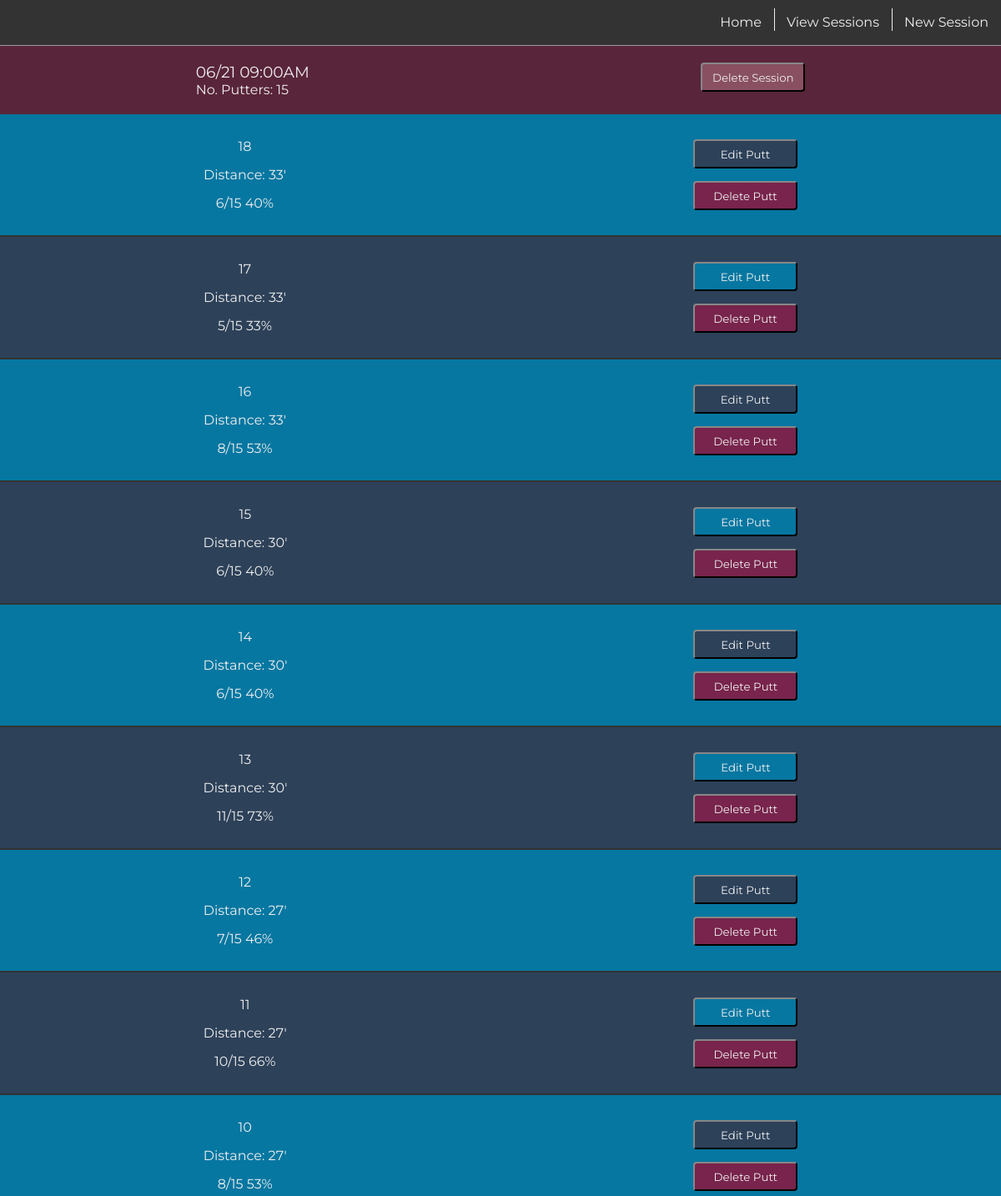
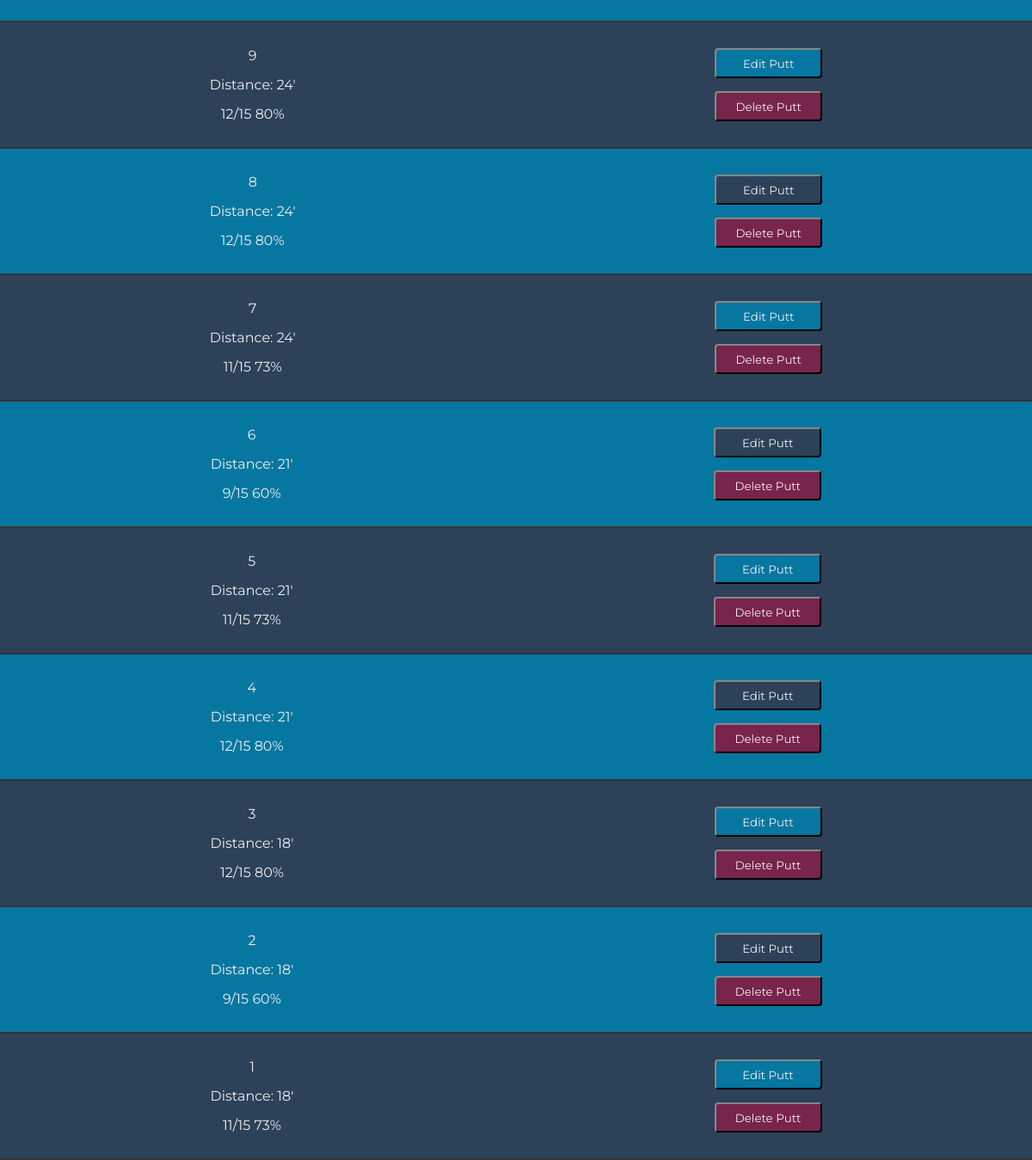
Page /puttsesh/view/2 (signed in) on the committed database (2 pictures, top to bottom).
### model.py (models this page shows)
class PuttSesh(Model):
    user = ForeignKeyField(User, field=User.username, on_delete='CASCADE')
    date = DateTimeField()
    no_putters = IntegerField()
    class Meta:
        database = db

class Putt(Model):
    putt_sesh = ForeignKeyField(PuttSesh, on_delete='CASCADE')
    putts_made = IntegerField()
    distance = IntegerField()
    class Meta:
        database = db

### main.py (the view, shortened to what this page needs)
@app.route('/puttsesh/view/<sesh_id>', methods=['GET', 'POST'])
@login_required
def view_puttsesh_single(sesh_id):
    single_session = PuttSesh.select().where(PuttSesh.id == sesh_id).get()
    associated_putts = Putt.select().where(Putt.putt_sesh == single_session)
    return render_template('view_puttsesh_single.jinja2',
                           single_session=single_session,
                           putts=associated_putts)

### main.py (called while the page is built)
def login_required(f):
    @wraps(f)
    def wrap(*args, **kwargs):
        if 'logged_in_user' in session:
            return f(*args, **kwargs)
        else:
            return redirect(url_for('login'))
    return wrap

### templates/view_puttsesh_single.jinja2 (shortened to what this page needs)
{% extends "base.jinja2" %}
{% block content %}
<div class='outer-container puttsesh-container'>
    <div class='view-single-header-container'>
        <div>
            <h3>{{ single_session.date.strftime('%m/%d %I:%M%p') }}</h3>
            <p>No. Putters:
                <span class='no_putters'>{{ single_session.no_putters }}</span>
            </p>
        </div>
        {% if session.get('current_sesh_id') != single_session.id %}
            <div puttsesh-id="{{ single_session.id }}">
                <button class="delete-session-button delete-button">Delete Session</button>
            </div>
        {% endif %}
    </div>
    <div class='putts-container'>
        {% for num in range((putts|length) - 1, -1, -1) %}
            <div class='single-putt-container'>
                <div class='single-putt-info'>
                    <p>{{ num + 1 }}
                    <p>Distance: {{ putts[num].distance }}'</p>
                    <p><span class='putts-made-{{putts[num].id}}'>{{ putts[num].putts_made }}</span>/{{ single_session.no_putters}}
                        {{ ((putts[num].putts_made / single_session.no_putters) * 100) | int }}%
                </div>
                <div class='edit-delete-container'>
                    <div class='putt-edit-container' puttsesh-id="{{ single_session.id }}" putt-id="{{ putts[num].id }}">
                        <button class='edit-button'>Edit Putt</button>
                    </div>
                    <div class='putt-delete-container' puttsesh-id="{{ single_session.id }}" putt-id="{{ putts[num].id }}">
                        <button class="delete-button">Delete Putt</button>
                    </div>
                </div>
            </div>
        {% endfor %}
    </div>
</div>
{% endblock content %}

### static/css/main.css (style rules this page uses)
:root { --main-box-shadow: 1px 1px 3px 0px rgba(51, 51, 51, 0.15); --white-font: #efefef; --dark-grey-font: #333; --grey-font: #666; --light-grey-font: #ddd; --first-color: #59253a; --second-color: #78244c; --third-color: #895061; --fourth-color: #0677a1; --fifth-color: #2d4159; --transition-time: 300ms; --header-padding: 20px 0; --header-left-margin: 0 0 0 8.25vw; }
* { box-sizing: border-box; color: var(--white-font); font-family: 'Montserrat'; font-weight: normal; margin: 0; padding: 0; }
body { background: var(--dark-grey-font); }
.outer-container { align-items: center; display: flex; flex-direction: column; }
.puttsesh-container, .new-puttsesh-container { align-items: center; display: flex; flex-direction: column; }
.view-single-header-container { background: var(--first-color); display: flex; justify-content: space-around; padding: var(--header-padding); width: 100%; }
.putts-container { width: 100% }
.single-putt-container { align-items: center; background: var(--fourth-color); border-bottom: solid 2px var(--dark-grey-font); display: flex; justify-content: space-around; padding: 15px 0; transition: 300ms; width: 100%; }
.single-putt-container:nth-child(even) { background: var(--fifth-color); }
.single-putt-info { text-align: center; }
.single-putt-info p { margin: 5px 0; padding: 5px 0; }
.putt-edit-container, .putt-delete-container { margin: 15px 0; }
.delete-button, .edit-button, .delete-session-button { background: var(--second-color); border-radius: 4px; border: outset 2px var(--dark-grey-font); color: var(--white-font); height: 35px; padding: 5px 10px; text-decoration: none; transition: var(--transition-time); width: 125px; }
.delete-session-button { background: var(--third-color); }
.edit-button { background: var(--fifth-color); }
.single-putt-container:nth-child(even) .edit-button { background: var(--fourth-color); }

### rows in the picture
PuttSesh: date "06/21 09:00AM", no_putters "15", no_putters "15" "15" "15" "15" "15" "15" "15" "15" "15" "15" "15" "15" "15" "15" "15" "15" "15" "15"
Putt: distance "33", putts_made "6", putts_made.no_putters "40"
Putt: distance "33", putts_made "5", putts_made.no_putters "33"
Putt: distance "33", putts_made "8", putts_made.no_putters "53"
Putt: distance "30", putts_made "6", putts_made.no_putters "40"
Putt: distance "30", putts_made "6", putts_made.no_putters "40"
Putt: distance "30", putts_made "11", putts_made.no_putters "73"
Putt: distance "27", putts_made "7", putts_made.no_putters "46"
Putt: distance "27", putts_made "10", putts_made.no_putters "66"
Putt: distance "27", putts_made "8", putts_made.no_putters "53"
Putt: distance "24", putts_made "12", putts_made.no_putters "80"
Putt: distance "24", putts_made "12", putts_made.no_putters "80"
Putt: distance "24", putts_made "11", putts_made.no_putters "73"
Putt: distance "21", putts_made "9", putts_made.no_putters "60"
Putt: distance "21", putts_made "11", putts_made.no_putters "73"
Putt: distance "21", putts_made "12", putts_made.no_putters "80"
Putt: distance "18", putts_made "12", putts_made.no_putters "80"
Putt: distance "18", putts_made "9", putts_made.no_putters "60"
Putt: distance "18", putts_made "11", putts_made.no_putters "73"

### other values in the picture
{{ num + 1 }} "18" "17" "16" "15" "14" "13" "12" "11" "10" "9" "8" "7" "6" "5" "4" "3" "2" "1"
